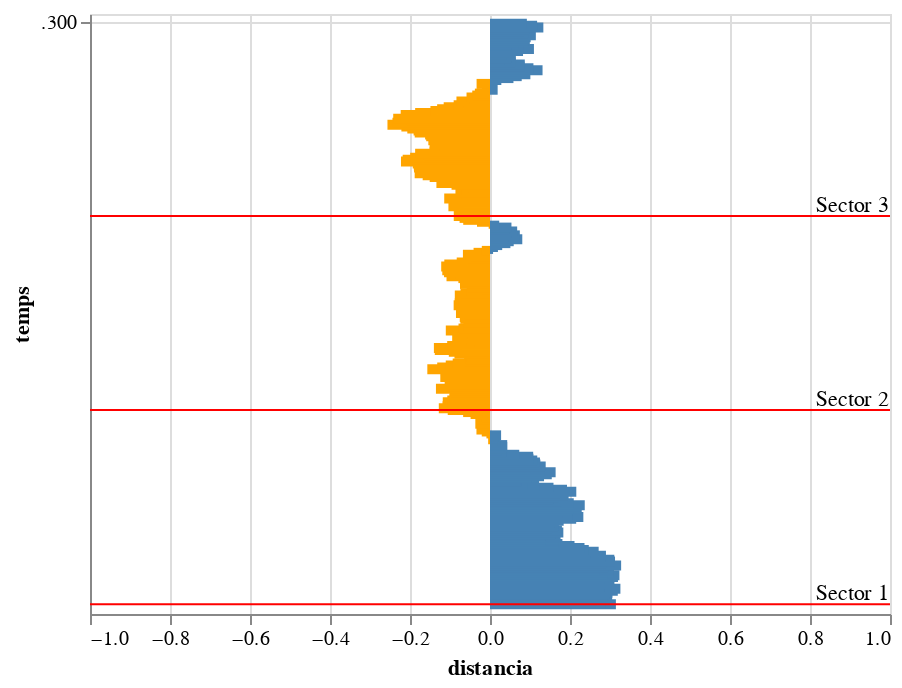

This figure's notebook cell:
### Code cell
# llegim el fitxer CSV amb pandas
data = pd.DataFrame([
    {'temps':i, 'distancia':values[i], 'sector': i//100} for i in range(300)]
)

display(data.head())

# definim la visualització de dades
chart = alt.Chart(data).mark_bar().encode(
    # alt x with a ratio from -1 to 1
    x=alt.X('distancia:Q', scale=alt.Scale(domain=[-1, 1])),
    y='temps:T',
    color=alt.condition(
        alt.datum.distancia > 0,
        alt.value("steelblue"),  # The positive color
        alt.value("orange")  # The negative color
    ),
    order='temps:Q',
    tooltip=['sector:N', 'distancia:Q']
)

sectors = pd.DataFrame([{'y': 0, 'label': 'Sector 1'}, {'y': 100, 'label': 'Sector 2'}, {'y': 200, 'label': 'Sector 3'}])
rule = alt.Chart(sectors).mark_rule(color='red').encode(
    y=alt.Y('y:T', axis=alt.Axis(title='temps')),
)
text = rule.mark_text(
    align='right',
    baseline='middle',
    dx=+200,
    dy=-5
).encode(
    text='label:N'
)
chart + rule + text

### Figure 1 — Vega-Lite specification as saved in the notebook (floating-point values rounded to 4 significant figures; data arrays with more than 128 entries replaced by an {"elided": "..."} marker saying what was removed)
{"config": {"view": {"continuousWidth": 400, "continuousHeight": 300}}, "layer": [{"data": {"name": "data-ad8fae8dabe5674f070c1d1400acd5b8"}, "mark": "bar", "encoding": {"color": {"condition": {"value": "steelblue", "test": "(datum.distancia > 0)"}, "value": "orange"}, "order": {"field": "temps", "type": "quantitative"}, "tooltip": [{"field": "sector", "type": "nominal"}, {"field": "distancia", "type": "quantitative"}], "x": {"field": "distancia", "scale": {"domain": [-1, 1]}, "type": "quantitative"}, "y": {"field": "temps", "type": "temporal"}}}, {"data": {"name": "data-65bb7f5061add84d171f5b82f481c38c"}, "mark": {"type": "rule", "color": "red"}, "encoding": {"y": {"axis": {"title": "temps"}, "field": "y", "type": "temporal"}}}, {"data": {"name": "data-65bb7f5061add84d171f5b82f481c38c"}, "mark": {"type": "text", "align": "right", "baseline": "middle", "dx": 200, "dy": -5}, "encoding": {"text": {"field": "label", "type": "nominal"}, "y": {"axis": {"title": "temps"}, "field": "y", "type": "temporal"}}}], "$schema": "https://vega.github.io/schema/vega-lite/v4.17.0.json", "datasets": {"data-ad8fae8dabe5674f070c1d1400acd5b8": {"elided": "300 records"}, "data-65bb7f5061add84d171f5b82f481c38c": [{"y": 0, "label": "Sector 1"}, {"y": 100, "label": "Sector 2"}, {"y": 200, "label": "Sector 3"}]}}
